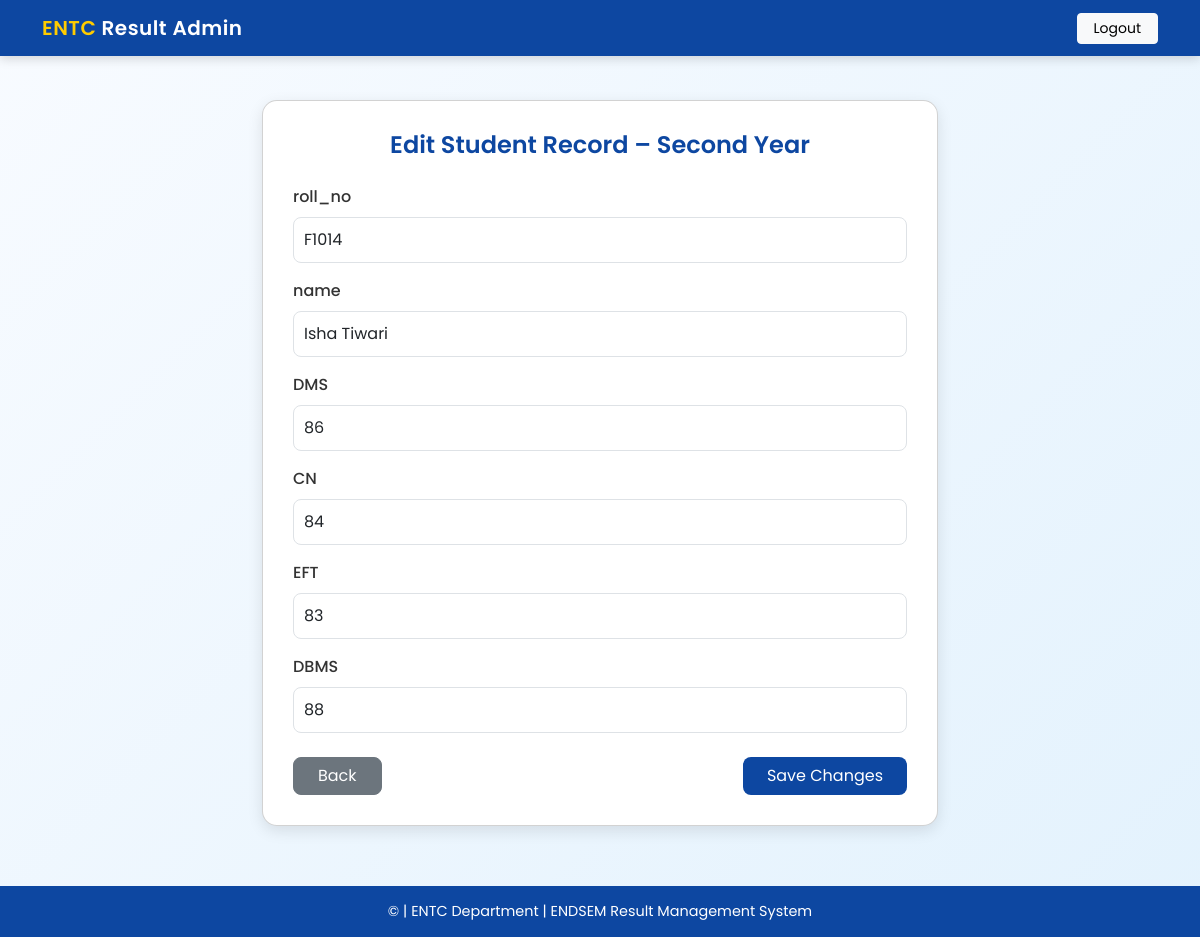
The app's page /edit_result/second_year/14 (signed in) with its own data.
### tables this page shows
CREATE TABLE "second_year_results" (
        id INTEGER PRIMARY KEY AUTOINCREMENT,
        "roll_no" TEXT,
    "name" TEXT,
    "DMS" INTEGER,
    "CN" INTEGER,
    "EFT" INTEGER,
    "DBMS" INTEGER
    );

### app.py (the view, shortened to what this page needs)
@app.route("/edit_result/<year>/<int:row_id>", methods=["GET", "POST"])
def edit_result(year, row_id):
    if "admin_user" not in session:
        return redirect(url_for("admin_login"))
    table = f"{year}_results"
    conn = get_conn()
    cur = conn.cursor()
    cur.execute("SELECT name FROM sqlite_master WHERE type='table' AND name=?", (table,))
    if cur.fetchone() is None:
        conn.close()
        flash("No data for that year.", "warning")
        return redirect(url_for("manage_year", year=year))
    cur.execute(f"PRAGMA table_info('{table}')")
    cols_info = cur.fetchall()
    columns = [c["name"] for c in cols_info if c["name"] != "id"]
    cur.execute(f'SELECT * FROM "{table}" WHERE id = ?', (row_id,))
    row = cur.fetchone()
    if row is None:
        conn.close()
        flash("Record not found.", "warning")
        return redirect(url_for("manage_year", year=year))
    conn.close()
    return render_template("edit_result.html", year=year, columns=columns, row=row)

### app.py (called while the page is built)
def get_conn():
    conn = sqlite3.connect(DB_PATH)
    conn.row_factory = sqlite3.Row
    return conn

### templates/edit_result.html (shortened to what this page needs)
<!doctype html>
<html lang="en">
<head>
  <link href="https://cdn.jsdelivr.net/npm/bootstrap@5.3.2/dist/css/bootstrap.min.css" rel="stylesheet">
</head>
<body>
<nav class="navbar navbar-expand-lg fixed-top">
  <div class="container">
    <a class="navbar-brand" href="{{ url_for('admin_dashboard') }}"><span>ENTC</span> Result Admin</a>
    <div class="ms-auto">
      <a class="btn btn-light btn-sm px-3" href="{{ url_for('logout') }}">Logout</a>
    </div>
  </div>
</nav>
<div class="container container-small">
  <div class="card edit-card">
    <h4>Edit Student Record – {{ year.replace('_',' ').title() }}</h4>
    <form method="post">
      {% for col in columns %}
        <div class="mb-3">
          <label class="form-label">{{ col }}</label>
          <input class="form-control" name="{{ col }}" value="{{ row[col] }}" {% if col.lower() == 'rollno' %}readonly{% endif %}>
        </div>
      {% endfor %}
      <div class="d-flex justify-content-between mt-4">
        <a class="btn btn-secondary px-4" href="{{ url_for('manage_year', year=year) }}">Back</a>
        <button class="btn btn-primary px-4" type="submit">Save Changes</button>
      </div>
    </form>
  </div>
</div>
<footer>
  © {{ current_year }} | ENTC Department | ENDSEM Result Management System
</footer>
</body>
</html>

### templates/edit_result.html (style rules this page uses)
body { background: linear-gradient(135deg, #f8fbff, #e3f2fd); font-family: "Poppins", sans-serif; min-height: 100vh; }
.navbar { background: #0d47a1; box-shadow: 0 3px 10px rgba(0,0,0,0.15); }
.navbar-brand { color: #fff !important; font-weight: 600; letter-spacing: 0.5px; }
.navbar-brand span { color: #ffcc00; }
.edit-card { border-radius: 15px; background: #ffffff; box-shadow: 0 5px 15px rgba(0,0,0,0.1); padding: 30px; margin-top: 100px; margin-bottom: 60px; }
.edit-card h4 { color: #0d47a1; font-weight: 600; margin-bottom: 25px; text-align: center; }
.form-label { font-weight: 500; color: #333; }
.form-control { border-radius: 8px; padding: 10px; }
.btn-primary { background-color: #0d47a1; border: none; border-radius: 8px; }
.btn-secondary { border-radius: 8px; }
footer { background-color: #0d47a1; color: white; text-align: center; padding: 15px 0; font-size: 0.9rem; }
.container-small { max-width: 700px; }

### records on screen
second_year_results: roll_no "F1014" "Isha Tiwari" "86" "84" "83" "88"

### other values on screen
{{ year.replace('_',' ').title() }} "Second Year"
{{ col }} "roll_no" "name" "DMS" "CN" "EFT" "DBMS"
